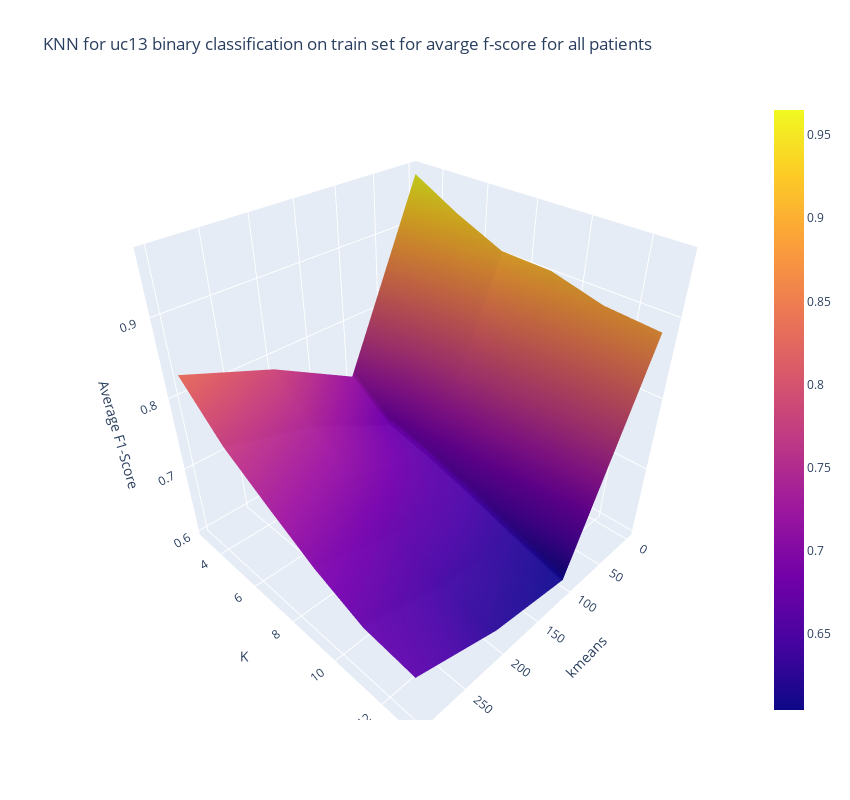
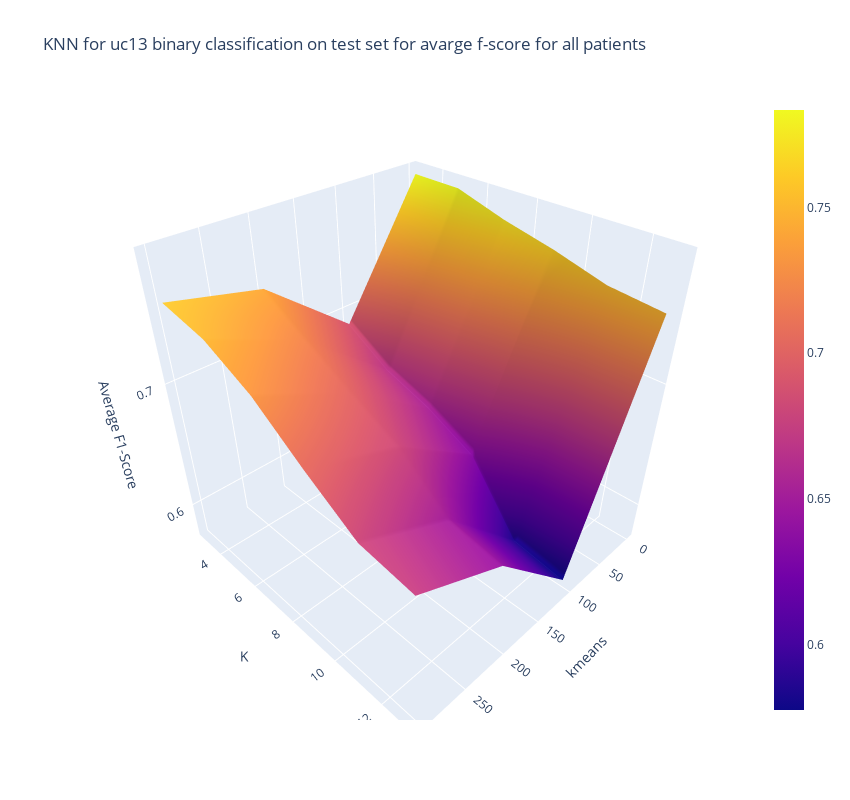

Notebook source saved alongside these figures, in order:
### Code cell
plot_uc13_3d_kmeans_k_or_bandwidth_avg_f1_score(df_uc13_bin_knn_train, 'KNN for uc13 binary classification on train set for avarge f-score for all patients')
plot_uc13_3d_kmeans_k_or_bandwidth_avg_f1_score(df_uc13_bin_knn_test, 'KNN for uc13 binary classification on test set for avarge f-score for all patients')
plot_uc13_2d_kmeans_avg_f1_score(df_uc13_bin_knn_train, 'KNN for uc13 binary classification on train set for avarge f-score for all patients')
plot_uc13_2d_kmeans_avg_f1_score(df_uc13_bin_knn_test, 'KNN for uc13 binary classification on test set for avarge f-score for all patients')
plot_uc13_2d_kmeans_fix_k_or_bandwidth_each_patient_avg_f1_score(df_uc13_bin_knn_train, 3,'KNN for uc13 binary classification on train set for avarge f-score for all patients')
plot_uc13_2d_kmeans_fix_k_or_bandwidth_each_patient_avg_f1_score(df_uc13_bin_knn_test, 3,'KNN for uc13 binary classification on test set for avarge f-score for all patients')

### Figure 1 — Plotly figure (JSON) as saved in the notebook; plotly's stock layout.template omitted (floating-point values rounded to 4 significant figures)
{"data": [{"type": "surface", "x": [[0, 100, 200, 300], [0, 100, 200, 300], [0, 100, 200, 300], [0, 100, 200, 300], [0, 100, 200, 300], [0, 100, 200, 300]], "y": [[3, 3, 3, 3], [5, 5, 5, 5], [7, 7, 7, 7], [9, 9, 9, 9], [11, 11, 11, 11], [13, 13, 13, 13]], "z": [[0.965, 0.7195, 0.7845, 0.8305], [0.933, 0.677, 0.7375, 0.7725], [0.9065, 0.6635, 0.704, 0.7335], [0.9045, 0.645, 0.6675, 0.6965], [0.8875, 0.624, 0.638, 0.669], [0.8825, 0.6045, 0.622, 0.6615]]}], "layout": {"height": 800, "scene": {"camera": {"center": {"x": 0, "y": 0, "z": 0}, "eye": {"x": 1.25, "y": 1.25, "z": 1.25}, "up": {"x": 0, "y": 0, "z": 1}}, "xaxis": {"title": {"text": "kmeans"}}, "yaxis": {"title": {"text": "K"}}, "zaxis": {"title": {"text": "Average F1-Score"}}}, "title": {"text": "KNN for uc13 binary classification on train set for avarge f-score for all patients"}, "width": 850}}

### Figure 2 — Plotly figure (JSON) as saved in the notebook; plotly's stock layout.template omitted (floating-point values rounded to 4 significant figures)
{"data": [{"type": "surface", "x": [[0, 100, 200, 300], [0, 100, 200, 300], [0, 100, 200, 300], [0, 100, 200, 300], [0, 100, 200, 300], [0, 100, 200, 300]], "y": [[3, 3, 3, 3], [5, 5, 5, 5], [7, 7, 7, 7], [9, 9, 9, 9], [11, 11, 11, 11], [13, 13, 13, 13]], "z": [[0.7835, 0.689, 0.741, 0.756], [0.783, 0.667, 0.72, 0.7485], [0.772, 0.6545, 0.7, 0.731], [0.7635, 0.636, 0.681, 0.7045], [0.753, 0.5845, 0.6505, 0.6805], [0.749, 0.5775, 0.643, 0.6745]]}], "layout": {"height": 800, "scene": {"camera": {"center": {"x": 0, "y": 0, "z": 0}, "eye": {"x": 1.25, "y": 1.25, "z": 1.25}, "up": {"x": 0, "y": 0, "z": 1}}, "xaxis": {"title": {"text": "kmeans"}}, "yaxis": {"title": {"text": "K"}}, "zaxis": {"title": {"text": "Average F1-Score"}}}, "title": {"text": "KNN for uc13 binary classification on test set for avarge f-score for all patients"}, "width": 850}}
